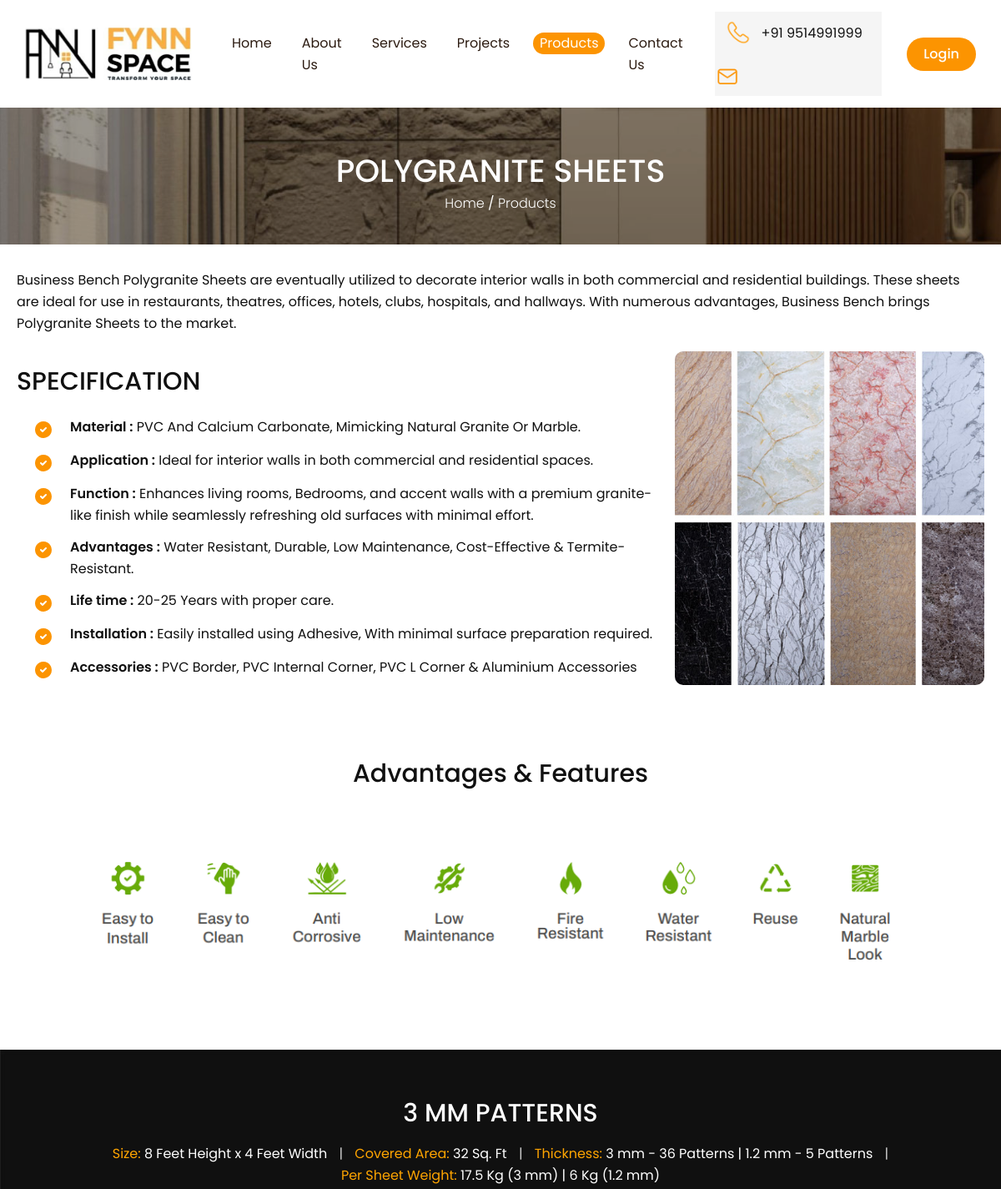
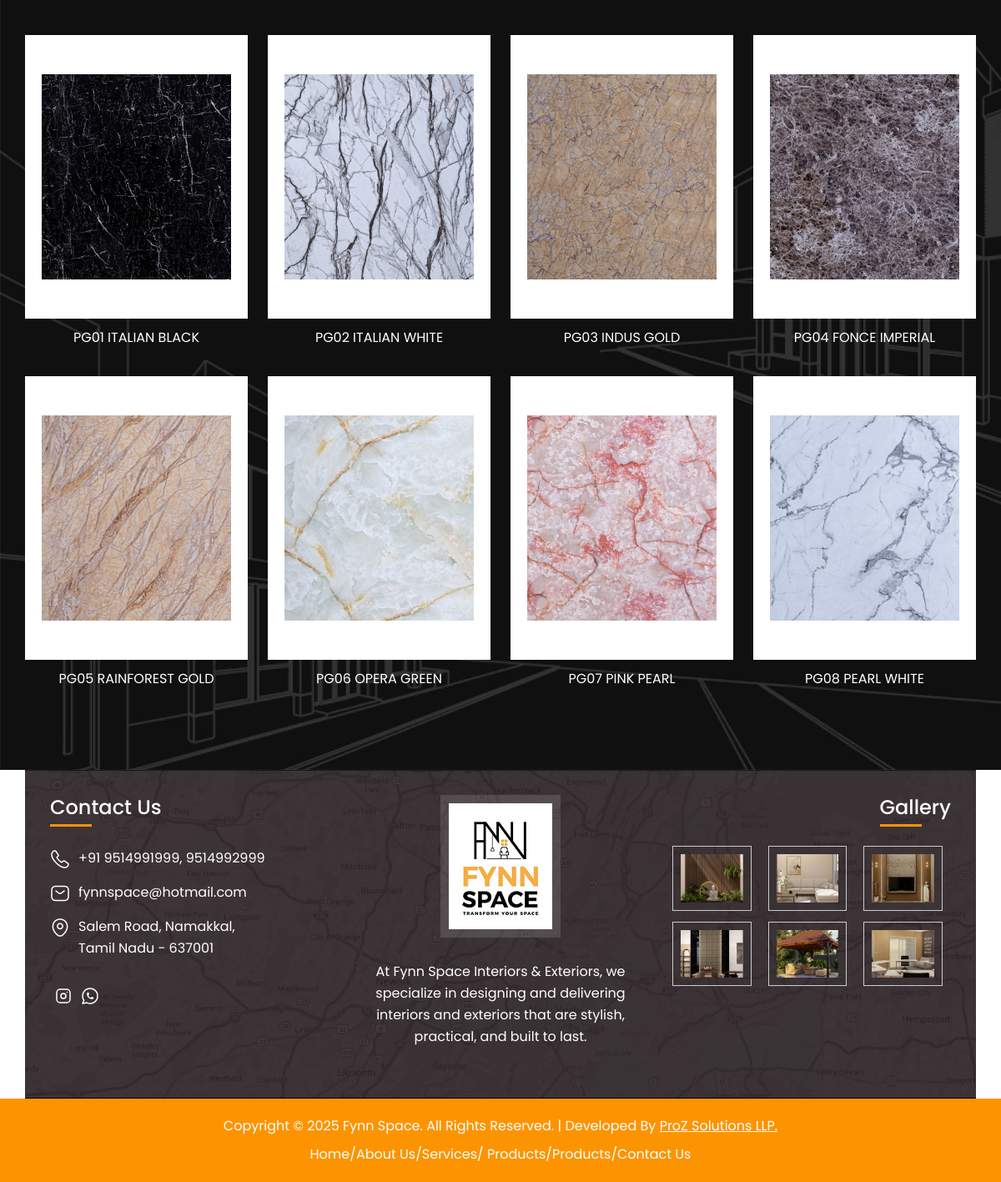
Screenshot of /product-details.php?id=1 with the database file from the repository (2 pictures, top to bottom).
### tables this page shows
CREATE TABLE products (
            id INTEGER PRIMARY KEY AUTOINCREMENT,
            cate_title TEXT NOT NULL,
            cat_image TEXT,
            created_at DATETIME DEFAULT CURRENT_TIMESTAMP
        );

CREATE TABLE product_subcategories (
        id INTEGER PRIMARY KEY AUTOINCREMENT,
        product_id INTEGER NOT NULL,
        subcat_title TEXT NOT NULL,
        subcat_image TEXT,
        created_at DATETIME DEFAULT CURRENT_TIMESTAMP, group_name TEXT DEFAULT 'General',
        FOREIGN KEY (product_id) REFERENCES "products_old_schema"(id) ON DELETE CASCADE
    );

### product-details.php (the view, shortened to what this page needs)
<?php
require_once 'db_config.php';
$product_id = $_GET['id'];
try {
    $stmt = $db->prepare("SELECT * FROM products WHERE id = ?");
    $stmt->execute([$product_id]);
    $product = $stmt->fetch(PDO::FETCH_ASSOC);
    $stmt_sub = $db->prepare("SELECT * FROM product_subcategories WHERE product_id = ? ORDER BY id ASC");
    $stmt_sub->execute([$product_id]);
    $subcategories = $stmt_sub->fetchAll(PDO::FETCH_ASSOC);
    $json_file = 'product_specs.json';
    $specs = [];
    if (file_exists($json_file)) {
        $json_data = file_get_contents($json_file);
        $full_specs = json_decode($json_data, true);
        if (isset($full_specs['products'])) {
            if (isset($full_specs['products'][$product_id])) {
                $specs = $full_specs['products'][$product_id];
            } elseif (isset($full_specs['products']['DEFAULT'])) {
                $specs = $full_specs['products']['DEFAULT'];
            }
        }
    }
} catch (PDOException $e) {
    die("Error: " . $e->getMessage());
}
?>
<!DOCTYPE html>
<html lang="en">
<head>
<?php include('website-link.php'); ?>
</head>
<body>
<?php
include('header.php'); ?>
<div class="slipheader">
    <div class="abouthead">
        <h3><?php echo htmlspecialchars($product['cate_title']); ?></h3>
        <ul class="about-short">
            <li><a href="index.php">Home</a> <span>/</span></li>
            <li><a href="products.php">Products</a> </li>
        </ul>
    </div>
</div>
<section class="services-section">
    <div class="auto-container">
        <div class="pt-oop">
            <div class="ccaro-out">
                <div class="row clearfix">
                    <div class="title-column col-lg-12 col-md-12 col-sm-12">
                        <div class="text abtexzt">
                            <?php if (!empty($specs['description'])): ?>
                                <?php echo nl2br(htmlspecialchars($specs['description'])); ?>
                            <?php else: ?>
                                Currently viewing our collection of <?php echo htmlspecialchars($product['cate_title']); ?>.
                                These products are designed to enhance your interior spaces with durability and style.
                            <?php endif; ?>
                        </div>
                    </div>
                    <div class="title-column col-lg-8 col-md-12 col-sm-12">
                        <div class="headingparr">
                            <h3>SPECIFICATION</h3>
                        </div>
                        <?php if (!empty($specs['attributes'])): ?>
                            <?php foreach ($specs['attributes'] as $attr): ?>
                                <div class="fscontact-info">
                                    <span class="icon  fflaticon-before"><img src="images/tick.svg"></span>
                                    <p class="p2p"><span class="p2p-span"><?php echo htmlspecialchars($attr['label']); ?> :</span> <?php echo htmlspecialchars($attr['value']); ?></p>
                                </div>
                            <?php endforeach; ?>
                        <?php endif; ?>
                    </div>
                    <div class="video-column col-lg-4 col-md-12 col-sm-12">
                        <div class="abtus-img">
                             <?php if (!empty($product['cat_image'])): ?>
                                <img src="images/products/<?php echo htmlspecialchars($product['cat_image']); ?>" style="width:100%; height:400px; object-fit:cover;" />
                            <?php endif; ?>
                        </div>
                    </div>
                </div>
            </div>
        </div>
    </div>
</section>
<section class="advantages-section" style="padding: 40px 0; ">
    <div class="auto-container">
        <div class="headingparr" style="margin-bottom: 30px; text-align: center !important;">
            <h3 style="text-align: center !important;">Advantages & Features</h3>
        </div>
        <?php if (!empty($specs['image'])): ?>
            <div class="row clearfix">
                <?php foreach ($specs['image'] as $img): ?>
                    <?php if (!empty($img['image'])): ?>
                        <div class="col-lg-12 col-md-12 col-sm-12" style="margin-bottom: 30px; text-align: center;">
                            <img src="<?php echo htmlspecialchars($img['image']); ?>" alt="Advantage" style="width: 1000px; max-width: 100%; height: auto; border-radius: 10px;">
                        </div>
                    <?php endif; ?>
                <?php endforeach; ?>
            </div>
        <?php else: ?>
            <p>Content coming soon...</p>
        <?php endif; ?>
    </div>
</section>
<section class="projectsection">
    <div class="container-fluid position-relative">
        <?php
        $grouped_subs = [];
        if (count($subcategories) > 0) {
            foreach ($subcategories as $sub) {
                $group = !empty($sub['group_name']) ? $sub['group_name'] : 'Designs';
                $grouped_subs[$group][] = $sub;
            }
        }
        ?>
        <?php if (count($grouped_subs) > 0): ?>
            <?php foreach ($grouped_subs as $group_title => $items): ?>
                <div class="headingpar proejcthead" >
                    <h3><?php echo htmlspecialchars($group_title); ?></h3>
                    <?php if (!empty($specs['specification'])): ?>
                        <div style="text-align: center; margin-bottom: 20px; font-size: 16px;">
                            <?php
                            $total_specs = count($specs['specification']);
                            foreach ($specs['specification'] as $index => $spec):
                            ?>
                                <span style="display: inline-block; margin: 0 5px;">
                                    <?php if (!empty($spec['label'])): ?>
                                        <span style="color: #FFA500;"><?php echo htmlspecialchars($spec['label']); ?></span>
                                    <?php endif; ?>
                                    <span style="color: inherit;"><?php echo htmlspecialchars($spec['value']); ?></span>
                                    <?php if ($index < $total_specs - 1): ?>
                                        <span style="color: #ccc; margin-left: 10px;">|</span>
                                    <?php endif; ?>
                                </span>
                            <?php endforeach; ?>
                        </div>
                    <?php endif; ?>
                </div>
                <div class="row mb-5">
                    <?php foreach ($items as $sub): ?>
                        <div class="col-md-3 smmob">
                            <div class="projecthomeout">
                                <div class="projimg">
                                    <?php if (!empty($sub['subcat_image'])): ?>
                                        <img src="images/products/<?php echo htmlspecialchars($sub['subcat_image']); ?>" style="width:100%; height:300px; object-fit:cover;" >
                                    <?php else: ?>
                                        <img src="images/default.jpg" style="width:100%; height:300px; object-fit:cover;">
                                    <?php endif; ?>
                                </div>
                            </div>
                            <h6><?php echo htmlspecialchars($sub['subcat_title']); ?></h6>
                        </div>
                    <?php endforeach; ?>
                </div>
            <?php endforeach; ?>
        <?php else: ?>
            <div class="text-center py-5">
                <h4>No specific designs added for this category yet.</h4>
            </div>
        <?php endif; ?>
    </div>
</section>
<?php include('footer.php'); ?>
</body>
</html>

### rows the page displays
products: cate_title "POLYGRANITE SHEETS", cat_image (picture)
product_subcategories: subcat_image (picture), subcat_title "PG01 ITALIAN BLACK"
product_subcategories: subcat_image (picture), subcat_title "PG02 ITALIAN WHITE"
product_subcategories: subcat_image (picture), subcat_title "PG03 INDUS GOLD"
product_subcategories: subcat_image (picture), subcat_title "PG04 FONCE IMPERIAL"
product_subcategories: subcat_image (picture), subcat_title "PG05 RAINFOREST GOLD"
product_subcategories: subcat_image (picture), subcat_title "PG06 OPERA GREEN"
product_subcategories: subcat_image (picture), subcat_title "PG07 PINK PEARL"
product_subcategories: subcat_image (picture), subcat_title "PG08 PEARL WHITE"

### other values shown
$attr['label'] "Material"
$attr['value'] "PVC And Calcium Carbonate, Mimicking Natural Granite Or Marble."
$attr['label'] "Application"
$attr['value'] "Ideal for interior walls in both commercial and residential spaces."
$attr['label'] "Function"
$attr['value'] "Enhances living rooms, Bedrooms, and accent walls with a premium granite-like finish while seamlessly refreshing old surfaces with minimal effort."
$attr['label'] "Advantages"
$attr['value'] "Water Resistant, Durable, Low Maintenance, Cost-Effective & Termite-Resistant."
$attr['label'] "Life time"
$attr['value'] "20-25 Years with proper care."
$attr['label'] "Installation"
$attr['value'] "Easily installed using Adhesive, With minimal surface preparation required."
$attr['label'] "Accessories"
$attr['value'] "PVC Border, PVC Internal Corner, PVC L Corner & Aluminium Accessories"
$group_title "3 MM PATTERNS"
